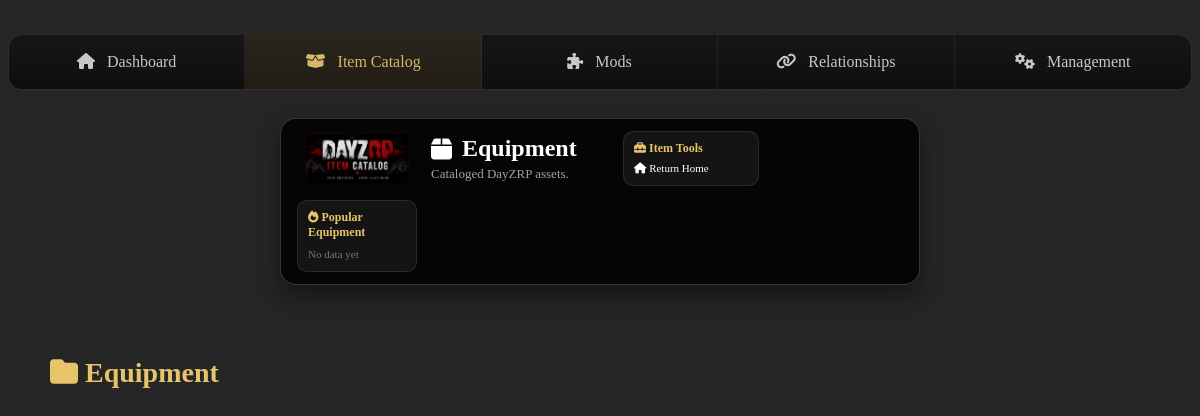
/category/Equipment, run on an earlier commit of the app's database.
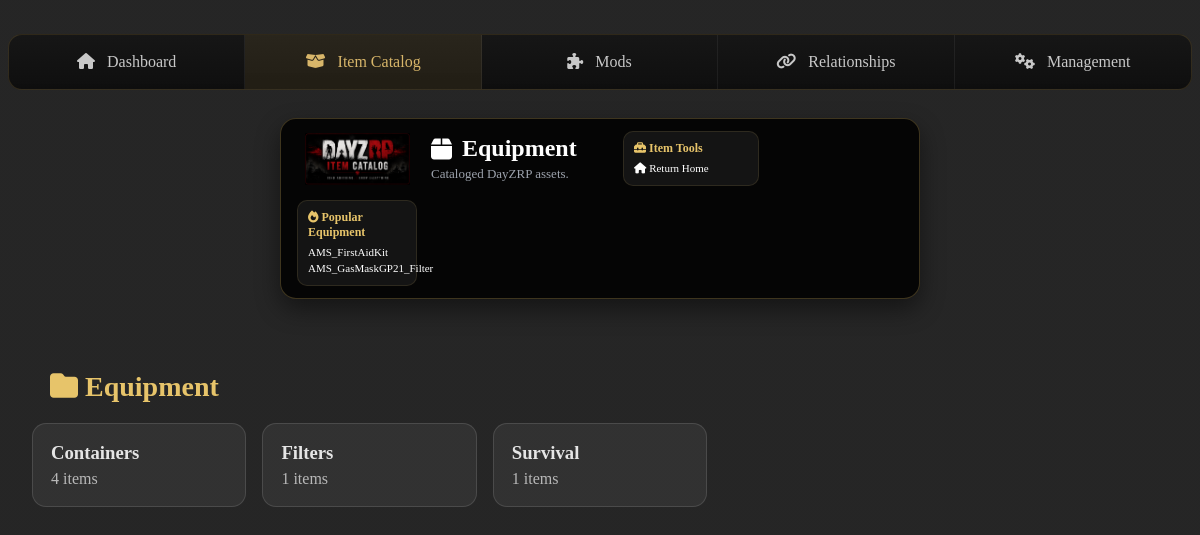
And on a later commit of the database.
### tables this page shows
CREATE TABLE items (
        id INTEGER PRIMARY KEY AUTOINCREMENT,
        classname TEXT UNIQUE NOT NULL,
        display_name TEXT NOT NULL,
        description TEXT,
        category TEXT,
        subcategory TEXT,
        mod_id INTEGER,
        image TEXT, item_type TEXT, platform TEXT, weight INTEGER, size_x INTEGER, size_y INTEGER, spawn_status TEXT,

        FOREIGN KEY (mod_id) REFERENCES mods(id)
    );

### app.py (the view)
@app.route("/category/<category>")
def category_page(category):
    items = get_items_by_category(category)
    grouped_items = defaultdict(list)
    for item in items:
        subcategory = item["subcategory"] or "Other"
        grouped_items[subcategory].append(item)
    category_style = get_category_style(category)
    return render_template(
        "category.html",
        category=category,
        category_style=category_style,
        items=items,
        grouped_items=grouped_items,
        active_page="catalog",
    )

### category_styles.py (called while the page is built)
def get_category_style(category):
    return CATEGORY_STYLES.get(category, DEFAULT_CATEGORY_STYLE)

### database.py (called while the page is built)
def get_connection():
    conn = sqlite3.connect(DB_PATH)
    conn.row_factory = sqlite3.Row
    return conn

def get_items_by_category(category):
    conn = get_connection()
    cursor = conn.cursor()
    cursor.execute("""
        SELECT items.*, mods.name AS mod_name
        FROM items
        LEFT JOIN mods ON items.mod_id = mods.id
        WHERE COALESCE(NULLIF(items.category, ''), 'Uncategorized') = ?
        ORDER BY items.display_name
    """, (category,))
    items = cursor.fetchall()
    conn.close()
    return items

### templates/category.html (shortened to what this page needs)
{% extends "base.html" %}
{% block content %}
{% set banner_title = category %}
{% set banner_subtitle = category_style.subtitle %}
{% set banner_icon = category_style.icon %}
{% set banner_class = category_style.class %}
{% set banner_context_title = "Popular " ~ category %}
{% set banner_context_items = items[:2] %}
{% include "components/application_banner.html" %}
<div class="app-shell">
    <h2 class="category-heading">
        <i class="fa-solid fa-folder"></i>
        {{ category }}
    </h2>
    <div class="subcategory-card-grid">
        {% for subcategory, sub_items in grouped_items.items() %}
            <a class="subcategory-card" href="/category/{{ category }}/{{ subcategory }}">
                <h3>{{ subcategory }}</h3>
                <p>{{ sub_items|length }} items</p>
            </a>
        {% endfor %}
    </div>
</div>
{% endblock %}

### templates/base.html (shortened to what this page needs)
<!DOCTYPE html>
<html>
<head>
    <link rel="stylesheet" href="{{ url_for('static', filename='css/style.css') }}">
    <link rel="stylesheet"
      href="https://cdnjs.cloudflare.com/ajax/libs/font-awesome/6.7.2/css/all.min.css">
</head>
<body>
    {% include "components/main_navigation.html" %}
    <main>
        {% block content %}{% endblock %}
    </main>
</body>
</html>

### templates/components/main_navigation.html
<nav class="dashboard-nav">
    <a href="/" class="{% if active_page == 'dashboard' %}active{% endif %}">
        <i class="fa-solid fa-house"></i>
        Dashboard
    </a>
    <a href="/catalog" class="{% if active_page == 'catalog' %}active{% endif %}">
        <i class="fa-solid fa-box-open"></i>
        Item Catalog
    </a>
    <a href="/mods" class="{% if active_page == 'mods' %}active{% endif %}">
        <i class="fa-solid fa-puzzle-piece"></i>
        Mods
    </a>
    <a href="/relationships" class="{% if active_page == 'relationships' %}active{% endif %}">
        <i class="fa-solid fa-link"></i>
        Relationships
    </a>
    <a href="/management" class="{% if active_page == 'management' %}active{% endif %}">
        <i class="fa-solid fa-gears"></i>
        Management
    </a>
</nav>

### templates/components/application_banner.html (shortened to what this page needs)
<section class="application-banner">
    <a class="banner-logo-link" href="/">
        <img
            src="{{ url_for('static', filename='images/logo/dayzrp-logo.png') }}"
            alt="DayZRP Item Catalog">
    </a>
    <div class="banner-title-block {{ banner_class }}">
        <h1>
            <i class="{{ banner_icon }}"></i>
            {{ banner_title }}
        </h1>
        <p>{{ banner_subtitle }}</p>
    </div>
    <div class="banner-side-panel">
    <div class="banner-mini-section">
        <h3>
            <i class="fa-solid fa-toolbox"></i>
            Item Tools
        </h3>
        {% if item is defined %}
            <button class="banner-action-link" type="button" onclick="copyClassname()">
                <i class="fa-regular fa-copy"></i>
                Copy Classname
            </button>
            <form action="/favorite/{{ item.classname }}" method="post">
                <button class="banner-action-link" type="submit">
                    <i class="fa-solid fa-thumbtack"></i>
                    {% if favorite %}Unpin Item{% else %}Pin Item{% endif %}
                </button>
            </form>
            <button class="banner-action-link" type="button" onclick="toggleReportForm()">
                <i class="fa-solid fa-flag"></i>
                Report Database Issue
            </button>
        {% else %}
            <a href="/">
                <i class="fa-solid fa-house"></i>
                Return Home
            </a>
        {% endif %}
    </div>
</div>
        <div class="banner-mini-section">
            <h3>
                <i class="fa-solid fa-fire"></i>
                {{ banner_context_title }}
            </h3>
            {% if banner_context_items %}
                {% for item in banner_context_items[:2] %}
                    <a href="/item/{{ item.classname }}">
                        {{ item.display_name }}
                    </a>
                {% endfor %}
            {% else %}
                <span class="muted">No data yet</span>
            {% endif %}
        </div>
</section>

### static/css/style.css (style rules this page uses)
* { box-sizing: border-box; }
body { background: linear-gradient(rgba(14,14,14,0.90), rgba(14,14,14,0.90)), url("/static/images/logo/background.png"); background-size: cover; background-position: center; background-attachment: fixed; background-repeat: no-repeat; color: #e5e5e5; }
.app-shell { max-width: 1200px; margin: 0 auto; padding: 18px 24px 36px; }
.dashboard-nav { display:grid; grid-template-columns:repeat(5,1fr); margin:34px 0 28px; border:1px solid rgba(201,162,77,.18); border-radius:14px; overflow:hidden; background: linear-gradient( 180deg, rgba(22,22,22,.96), rgba(14,14,14,.98) ); }
.dashboard-nav a { text-decoration:none; color:#c8c8c8; padding:18px; text-align:center; border-right:1px solid rgba(255,255,255,.06); transition:.18s ease; }
.dashboard-nav a:last-child { border-right:none; }
.dashboard-nav a.active { color:#d8b66a; background:rgba(201,162,77,.10); }
.dashboard-nav i { margin-right:8px; }
.category-heading { max-width:1100px; margin:30px auto 20px; color:#e7c46a; font-size:28px; }
.application-banner { max-width: 640px; margin: 20px auto 24px; padding: 12px 16px; display: grid; grid-template-columns: 120px 1fr 280px; gap: 14px; align-items: center; background: #050505; border: 1px solid rgba(231,196,106,.25); border-radius: 16px; box-shadow: 0 10px 24px rgba(0,0,0,.45); }
.banner-logo-link { display: flex; justify-content: center; align-items: center; }
.banner-logo-link img { width: 105px; height: auto; }
.banner-title-block h1 { margin: 0; font-size: 24px; color: #ffffff; display: flex; align-items: center; gap: 10px; }
.banner-title-block p { margin: 4px 0 0; color: #9da3ad; font-size: 13px; line-height: 1.25; }
.banner-side-panel { display: grid; grid-template-columns: 1fr 1fr; gap: 8px; }
.banner-mini-section { padding: 9px 10px; border-radius: 10px; background: #141414; border: 1px solid rgba(231,196,106,.12); }
.banner-mini-section h3 { margin: 0 0 5px; color: #e7c46a; font-size: 12px; line-height: 1.2; }
.banner-mini-section a { display: block; color: #ffffff; text-decoration: none; font-size: 11px; padding: 2px 0; }
.subcategory-card-grid { display: grid; grid-template-columns: repeat(auto-fill, minmax(180px, 1fr)); gap: 16px; }
.subcategory-card { padding: 18px; border-radius: 14px; background: rgba(255,255,255,0.06); border: 1px solid rgba(255,255,255,0.12); text-decoration: none; color: inherit; }
.subcategory-card h3 { margin: 0 0 6px; }
.subcategory-card p { margin: 0; opacity: 0.75; }

What changed in the data, as far as the page shows it:
added items: display_name "AMS_FirstAidKit", subcategory "Containers", sub_items "4"
added items: display_name "AMS_GasMaskGP21_Filter", subcategory "Filters", sub_items "1"
added items: subcategory "Survival", sub_items "1", shown under "Equipment"
Also different on the page:
text no longer shown: "No data yet"
